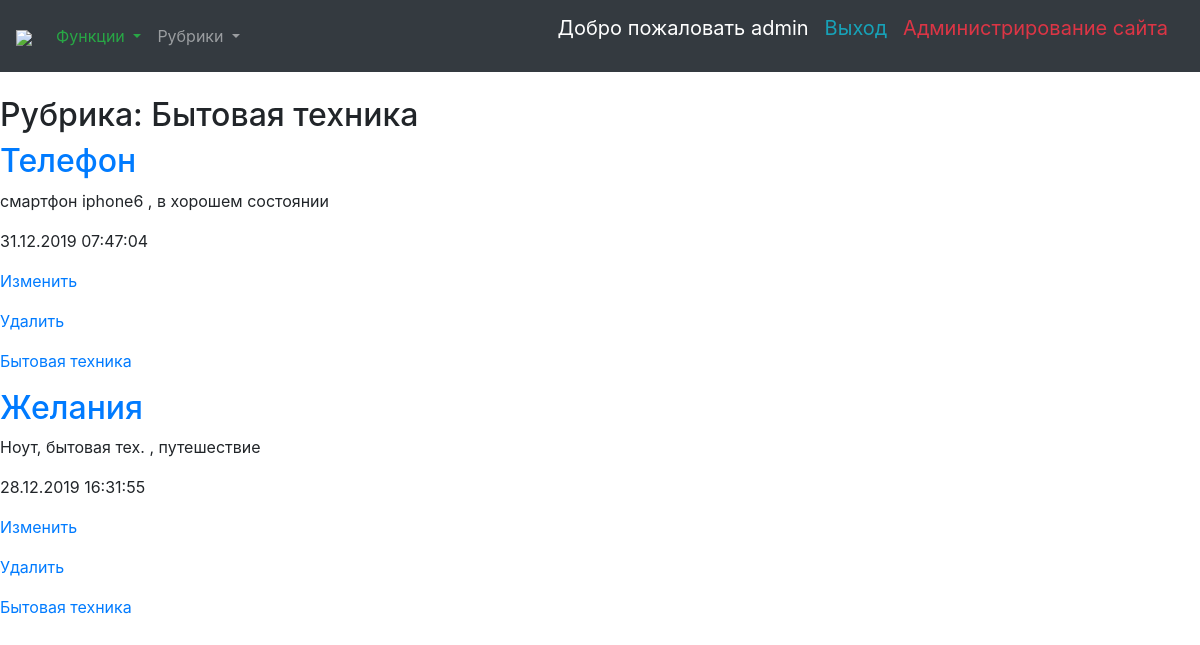
/2/ (signed in), run on the app's committed database.
### bboard/models.py (models this page shows)
class Rubric(models.Model):
	name = models.CharField(max_length=20, db_index=True, verbose_name='Название')
	def __str__(self):
		return self.name
	class Meta:
		verbose_name_plural = 'Рубрики'
		verbose_name = 'Рубрика'
		ordering = ['name']
	objects = RubricManager()

class Bd(models.Model):
	title = models.CharField(max_length=50, verbose_name='Товар')
	content = models.TextField(null=True, blank=True, verbose_name='Описание')
	price = models.FloatField(null=True, blank=True, default=0, verbose_name='Цена')
	published = models.DateTimeField(auto_now_add=True, db_index=True, verbose_name='Опубликовано')
	rubric = models.ForeignKey('Rubric', null=True,
		on_delete=models.PROTECT, verbose_name='Рубрика')
	class Meta:
		verbose_name_plural='Объявления'
		verbose_name='Объявление'
		ordering=['-published']
	objects = models.Manager()
	reverse = BdManager()

### bboard/views.py (the view)
# urls.py: path('<int:rubric_id>/', by_rubric,
def by_rubric(request, rubric_id):
	bds = Bd.objects.filter(rubric=rubric_id)
	rubrics = Rubric.objects.order_by_bd_count()
	current_rubric = Rubric.objects.get(pk=rubric_id)
	context = {'bds': bds, 'rubrics': rubrics, 'current_rubric': current_rubric}
	return render(request, 'bboard/by_rubric.html', context)

### bboard/models.py (called while the page is built)
	def get_queryset(self):
		return super().get_queryset().order_by('name')

	def order_by_bd_count(self):
		return super().get_queryset().annotate(cnt=models.Count('bd')).order_by('-cnt')

### bboard/templates/bboard/by_rubric.html (shortened to what this page needs)
{% extends "layout/basic.html" %}
{% block content %}
<h2>Рубрика: {{ current_rubric.name }}</h2>
{% for bd in bds %}
<div class="">
	<h2><a href="{% url 'bboard:detail' pk=bd.pk %}">{{ bd.title }}</a></h2>
	<p>{{ bd.content }}</p>
	<p>{{ bd.published|date:"d.m.Y H:i:s" }}</p>
	{% if user.is_authenticated %}
		<p><a href="{% url 'bboard:update' pk=bd.pk %}">Изменить</a></p>
		<p><a href="{% url 'bboard:delete' pk=bd.pk %}">Удалить</a></p>
	{% endif %}
	<p><a href="{% url 'bboard:by_rubric' bd.rubric.pk %}">{{ bd.rubric.name }}</a></p>
</div>
{% endfor %}
{% endblock %}

### bboard/templates/layout/basic.html (shortened to what this page needs)
{% load static %}
{% load bbcode_tags %}
{% load bootstrap4 %}
{% load my_templatetags %}
<!DOCTYPE html>
<html lang="en">
<head>
	{% bootstrap_css %}
</head>
<body>
	<nav class="navbar navbar-expand-sm bg-dark navbar-dark">
		<a class="navbar-brand" href="{% url 'bboard:index' %}"><img src="/static/bboard/bg1.jpg" style="width:64px;"></a>
		<ul class="navbar-nav ">
			<li>
				<a class="nav-link dropdown-toggle text-success" href="#" id="navbardrop" data-toggle="dropdown">
					Функции
				</a>
			</li>
			<li class="nav-item dropdown">
				<a class="nav-link dropdown-toggle" href="#" id="navbardrop" data-toggle="dropdown">
					Рубрики
				</a>
			</li>
		</ul>
		<ul class="navbar-nav ml-auto">
			{% if user.is_authenticated %}
				<p class="navbar-brand">Добро пожаловать {{ user.username }}</p>
				<a class="navbar-brand text-info" href="{% url 'bboard:logout' %}">Выход</a><br>
				{% if user.is_staff %}
					<a class="navbar-brand text-danger" href="admin/">Администрирование сайта</a>
				{% elif user.is_superuser %}
					<a class="navbar-brand text-danger" href="admin/">Администрирование сайта</a>
				{% endif %}
			{% else %}
				<a class="navbar-brand" href="{% url 'bboard:login' %}">Войти</a>
				<a class="navbar-brand" href="{% url 'bboard:register' %}">Регистрация</a>
			{% endif %}
		</ul>
	</nav>
	<br>
	<section>
		{% block content %}
		{% endblock %}
	</section>
</body>
</html>

### data on the page
Rubric: name "Бытовая техника"
Bd: title "Телефон", content "смартфон iphone6 , в хорошем состоянии", published "31.12.2019 07:47:04", rubric.name "Бытовая техника"
Bd: title "Желания", content "Ноут, бытовая тех. , путешествие", published "28.12.2019 16:31:55", rubric.name "Бытовая техника"

### other printed values
{{ user.username }} "admin"
